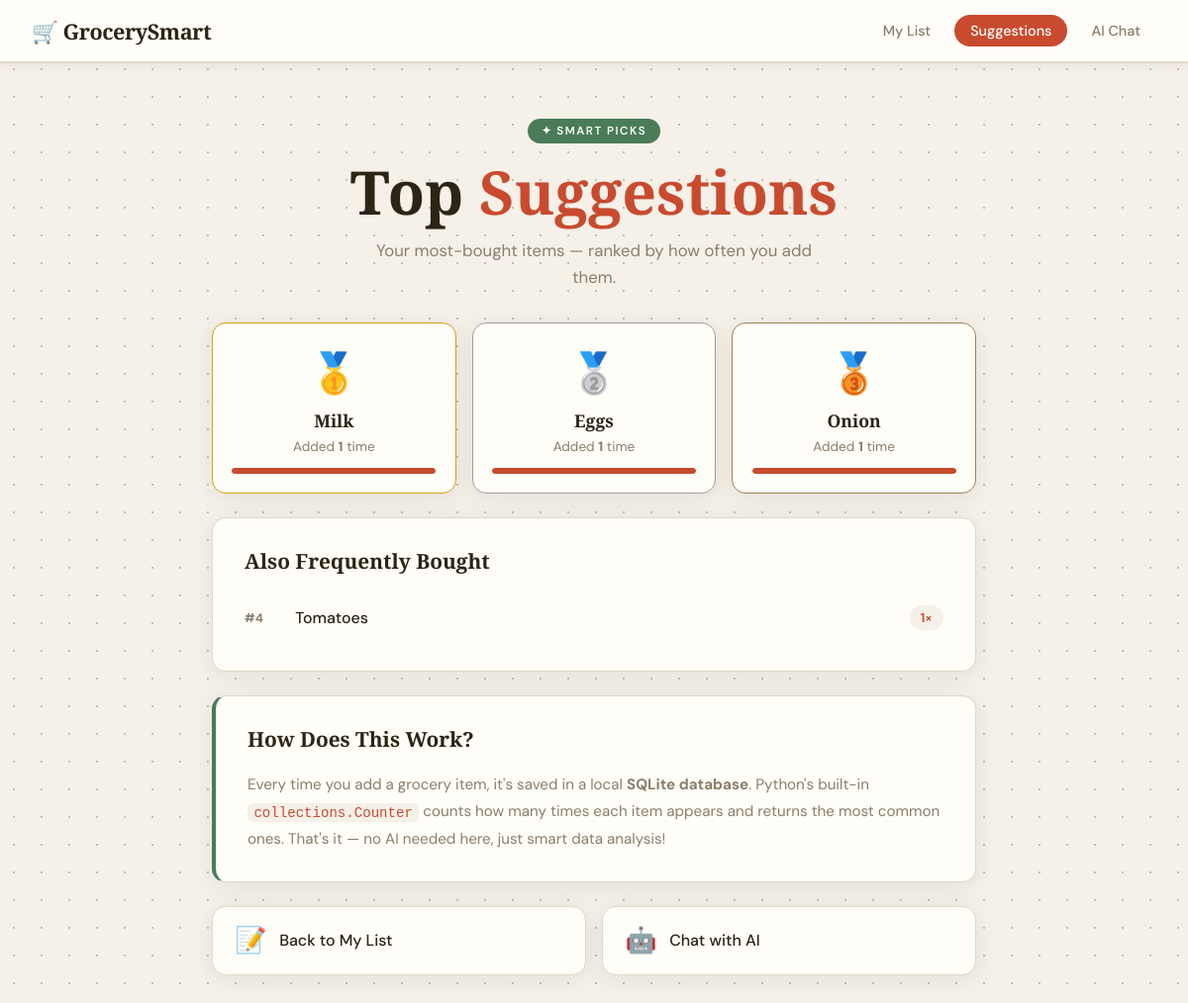
The page /suggestions on the database its author committed.
### tables this page shows
CREATE TABLE grocery_items (
            id         INTEGER PRIMARY KEY AUTOINCREMENT,
            item_name  TEXT NOT NULL,
            date_added TEXT NOT NULL
        );

### app.py (the view)
@app.route("/suggestions")
def suggestions():
    top_items = get_top_items(limit=5)
    return render_template("suggestions.html", top_items=top_items)

### app.py (called while the page is built)
def get_db_connection():
    conn = sqlite3.connect("grocery.db")
    conn.row_factory = sqlite3.Row  # Lets us access columns by name
    return conn

def get_top_items(limit=5):
    conn = get_db_connection()
    rows = conn.execute("SELECT item_name FROM grocery_items").fetchall()
    conn.close()
    item_list = [row["item_name"].lower() for row in rows]
    counter = Counter(item_list)
    return counter.most_common(limit)

### templates/suggestions.html (shortened to what this page needs)
<!DOCTYPE html>
<html lang="en">
<head>
  <link rel="stylesheet" href="/static/style.css" />
</head>
<body>
  <nav class="navbar">
    <div class="nav-brand">🛒 GrocerySmart</div>
    <div class="nav-links">
      <a href="/" class="nav-link">My List</a>
      <a href="/suggestions" class="nav-link active">Suggestions</a>
      <a href="/chatbot" class="nav-link">AI Chat</a>
    </div>
  </nav>
  <div class="hero">
    <div class="hero-badge">✦ Smart Picks</div>
    <h1 class="hero-title">Top <span class="accent">Suggestions</span></h1>
    <p class="hero-sub">Your most-bought items — ranked by how often you add them.</p>
  </div>
  <div class="container">
    {% if top_items %}
    <div class="podium-row">
      {% for item, count in top_items[:3] %}
      <div class="podium-card rank-{{ loop.index }}">
        <div class="medal">
          {% if loop.index == 1 %}🥇{% elif loop.index == 2 %}🥈{% else %}🥉{% endif %}
        </div>
        <div class="podium-name">{{ item | title }}</div>
        <div class="podium-count">
          Added <strong>{{ count }}</strong> time{% if count != 1 %}s{% endif %}
        </div>
        <div class="freq-bar">
          <div class="freq-fill" style="width: {{ (count / top_items[0][1]) * 100 }}%;"></div>
        </div>
      </div>
      {% endfor %}
    </div>
    {% if top_items|length > 3 %}
    <div class="card">
      <h2 class="card-title" style="margin-bottom:1.2rem;">Also Frequently Bought</h2>
      <ul class="other-list">
        {% for item, count in top_items[3:] %}
        <li class="other-item">
          <span class="other-rank">#{{ loop.index + 3 }}</span>
          <span class="other-name">{{ item | title }}</span>
          <span class="other-count">{{ count }}×</span>
        </li>
        {% endfor %}
      </ul>
    </div>
    {% endif %}
    {% endif %}
    <div class="card info-card">
      <h2 class="card-title">How Does This Work?</h2>
      <p class="info-text">
        Every time you add a grocery item, it's saved in a local
        <strong>SQLite database</strong>. Python's built-in
        <code>collections.Counter</code> counts how many times each item
        appears and returns the most common ones. That's it — no AI needed here,
        just smart data analysis!
      </p>
    </div>
    <div class="quick-links">
      <a href="/" class="ql-card">
        <span class="ql-icon">📝</span>
        <span class="ql-label">Back to My List</span>
      </a>
      <a href="/chatbot" class="ql-card">
        <span class="ql-icon">🤖</span>
        <span class="ql-label">Chat with AI</span>
      </a>
    </div>
  </div>
</body>
</html>

### static/style.css (style rules this page uses)
:root { --bg: #f5f0e8; --surface: #fffdf7; --border: #e0d8c8; --text: #2c2416; --text-muted: #8a7d6b; --accent: #c84b2f; --accent2: #4a7c59; --gold: #d4a017; --shadow: 0 4px 24px rgba(44,36,22,0.08); --radius: 14px; }
*, *::before, *::after { box-sizing: border-box; margin: 0; padding: 0; }
html { scroll-behavior: smooth; }
body { font-family: 'DM Sans', sans-serif; background-color: var(--bg); color: var(--text); min-height: 100vh; background-image: radial-gradient(circle, #c9bfaa 1px, transparent 1px); background-size: 28px 28px; }
.navbar { display: flex; align-items: center; justify-content: space-between; padding: 0 2rem; height: 64px; background: var(--surface); border-bottom: 2px solid var(--border); position: sticky; top: 0; z-index: 100; box-shadow: 0 2px 12px rgba(44,36,22,0.06); }
.nav-brand { font-family: 'Playfair Display', serif; font-size: 1.35rem; font-weight: 700; color: var(--text); letter-spacing: -0.5px; }
.nav-links { display: flex; gap: 0.5rem; }
.nav-link { text-decoration: none; padding: 0.45rem 1rem; border-radius: 100px; font-size: 0.9rem; font-weight: 500; color: var(--text-muted); transition: all 0.2s; }
.nav-link.active { background: var(--accent); color: #fff; }
.hero { text-align: center; padding: 3.5rem 1rem 2rem; }
.hero-badge { display: inline-block; background: var(--accent2); color: #fff; font-size: 0.72rem; font-weight: 600; letter-spacing: 1.5px; text-transform: uppercase; padding: 0.3rem 0.9rem; border-radius: 100px; margin-bottom: 1rem; }
.hero-title { font-family: 'Playfair Display', serif; font-size: clamp(2.2rem, 6vw, 3.8rem); font-weight: 900; line-height: 1.1; color: var(--text); margin-bottom: 0.8rem; }
.hero-title .accent { color: var(--accent); }
.hero-sub { font-size: 1.05rem; color: var(--text-muted); max-width: 480px; margin: 0 auto; line-height: 1.6; }
.container { max-width: 820px; margin: 0 auto; padding: 0 1.5rem 4rem; }
.card { background: var(--surface); border: 1.5px solid var(--border); border-radius: var(--radius); padding: 1.8rem 2rem; margin-bottom: 1.5rem; box-shadow: var(--shadow); }
.card-title { font-family: 'Playfair Display', serif; font-size: 1.3rem; font-weight: 700; color: var(--text); margin-bottom: 1.2rem; }
.quick-links { display: grid; grid-template-columns: 1fr 1fr; gap: 1rem; margin-top: 1.5rem; }
.ql-card { display: flex; align-items: center; gap: 0.8rem; background: var(--surface); border: 1.5px solid var(--border); border-radius: var(--radius); padding: 1.1rem 1.4rem; text-decoration: none; color: var(--text); font-weight: 500; transition: all 0.2s; box-shadow: var(--shadow); }
.ql-icon { font-size: 1.6rem; }
.podium-row { display: grid; grid-template-columns: repeat(3, 1fr); gap: 1rem; margin-bottom: 1.5rem; }
.podium-card { background: var(--surface); border: 1.5px solid var(--border); border-radius: var(--radius); padding: 1.5rem 1.2rem 1.2rem; text-align: center; box-shadow: var(--shadow); transition: transform 0.2s; }
.podium-card.rank-1 { border-color: #d4a017; }
.podium-card.rank-2 { border-color: #9e9e9e; }
.podium-card.rank-3 { border-color: #a0825a; }
.medal { font-size: 2.5rem; margin-bottom: 0.6rem; }
.podium-name { font-family: 'Playfair Display', serif; font-size: 1.1rem; font-weight: 700; color: var(--text); margin-bottom: 0.4rem; }
.podium-count { font-size: 0.85rem; color: var(--text-muted); margin-bottom: 0.8rem; }
.freq-bar { height: 6px; background: var(--border); border-radius: 100px; overflow: hidden; }
.freq-fill { height: 100%; background: var(--accent); border-radius: 100px; transition: width 0.8s ease; }
.other-list { list-style: none; }
.other-item { display: flex; align-items: center; gap: 1rem; padding: 0.75rem 0; border-bottom: 1px solid var(--border); }
.other-item:last-child { border-bottom: none; }
.other-rank { width: 2.2rem; font-size: 0.78rem; font-weight: 700; color: var(--text-muted); flex-shrink: 0; }
.other-name { flex: 1; font-weight: 500; }
.other-count { background: var(--bg); padding: 0.25rem 0.7rem; border-radius: 100px; font-size: 0.82rem; font-weight: 600; color: var(--accent); }
.info-card { border-left: 4px solid var(--accent2); }
.info-text { color: var(--text-muted); line-height: 1.8; font-size: 0.95rem; }
.info-text code { background: var(--bg); padding: 0.1rem 0.4rem; border-radius: 5px; font-size: 0.88rem; color: var(--accent); font-family: monospace; }

### rows shown on the page
grocery_items: item_name "Milk", id "1", {{ (count / top_items[0][1]) * 100 }} 100.0 (drawn)
grocery_items: item_name "Eggs", count "1", {{ (count / top_items[0][1]) * 100 }} 100.0 (drawn)
grocery_items: item_name "Onion", count "1", {{ (count / top_items[0][1]) * 100 }} 100.0 (drawn)
grocery_items: item_name "Tomatoes", count "1"
